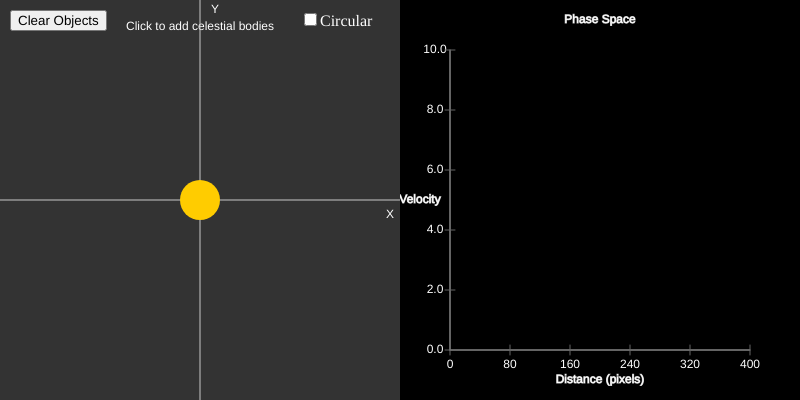
Frame 1 (no input)
Frame 60 (no input): identical to frame 1, image omitted
Frame 120 (the mouse pressed at the canvas centre since frame 60): identical to frame 1, image omitted

The p5.js sketch that drew this single still picture (run headless with seeded random() and noise() and a simulated clock; from frame 60 on, the mouse is pressed at the canvas centre):

// p5.js sketch
// ── sketch.js
let objects = [];
let sun;
let G = 6; // Gravitational constant
let phaseSpace;
let clearButton;        // Declare the button variable
let circularCheckbox;   // Declare the checkbox variable

function setup() {
  createCanvas(800, 400);
  sun = new CelestialBody(
    createVector(width / 4, height / 2),
    createVector(0, 0),
    1000, // Mass of the sun
    40,   // Size of the sun for drawing purposes
    color(255, 204, 0),
    true
  );
  phaseSpace = createGraphics(width / 2, height);

  // Create a clear button
  clearButton = createButton('Clear Objects');
  clearButton.position(10, 10); // Position the button
  clearButton.mousePressed(clearObjects);

  // Create a 'Circular' checkbox
  circularCheckbox = createCheckbox('Circular', false);
  circularCheckbox.position(width / 2 - 100, 10); // Position in the upper right corner of XY plane
  circularCheckbox.style('color', 'white');       // Set text color to white for visibility
}

function draw() {
  background(51);

  // Draw the main simulation on the left
  push();
  translate(0, 0);
  fill(255);
  textAlign(CENTER);
  text('Click to add celestial bodies', width / 4, 30);
  drawXYAxes();
  sun.show();
  for (let obj of objects) {
    obj.applyGravity(sun);
    obj.update();
    obj.show(); // Show in XY plane
  }
  pop();

  // Clear phase space and redraw axes
  phaseSpace.background(0);
  drawPhaseSpaceAxes();

  // Draw phase space trajectories and current positions
  for (let obj of objects) {
    obj.showPhaseSpace();
  }

  // Draw the phase space on the right
  image(phaseSpace, width / 2, 0);
}

function mousePressed() {
  // Avoid clicking on UI elements
  if (mouseX < width / 2 && mouseY > 35) {
    let pos = createVector(mouseX, mouseY);
    let rVector = p5.Vector.sub(pos, sun.position);
    let distance = rVector.mag();

    // Calculate circular orbital speed
    let speedCircular = sqrt((G * sun.mass) / distance);

    let speed, tangent, angleOffset, velocity;

    if (circularCheckbox.checked()) {
      // Create a circular orbit
      speed = speedCircular;
      tangent = rVector.copy().rotate(HALF_PI).normalize();
      velocity = tangent.mult(speed);
    } else {
      // Create an elliptical orbit
      speed = speedCircular * random(0.5, 1.5);
      tangent = rVector.copy().rotate(HALF_PI).normalize();
      angleOffset = random(-PI / 6, PI / 6);
      tangent.rotate(angleOffset);
      velocity = tangent.mult(speed);
    }

    let obj = new CelestialBody(
      pos,
      velocity,
      5,    // Mass of the object
      8,    // Size of the object for drawing purposes
      color(random(100, 255), random(100, 255), random(100, 255)),
      false
    );
    objects.push(obj);
  }
}

class CelestialBody {
  constructor(position, velocity, mass, size, col, isSun) {
    this.position = position.copy();
    this.velocity = velocity.copy();
    this.acceleration = createVector(0, 0);
    this.mass = mass;
    this.size = size;
    this.col = col;
    this.isSun = isSun;
    this.path = [];          // For XY plane trajectory
    this.phasePath = [];     // For phase space trajectory
  }

  applyGravity(other) {
    let force = p5.Vector.sub(other.position, this.position);
    let distanceSq = constrain(force.magSq(), 100, 50000);
    let strength = (G * this.mass * other.mass) / distanceSq;
    force.setMag(strength / this.mass);
    this.acceleration.add(force);
  }

  update() {
    this.velocity.add(this.acceleration);
    this.position.add(this.velocity);
    this.acceleration.mult(0);

    // Record position for path (XY plane)
    this.path.push(this.position.copy());
    if (this.path.length > 200) {
      this.path.splice(0, 1);
    }

    // Calculate and record position for phase space trajectory
    let r = p5.Vector.sub(this.position, sun.position).mag();
    let v = this.velocity.mag();
    let x = map(r, 0, width / 2, 50, phaseSpace.width - 50);
    let y = map(v, 0, 10, phaseSpace.height - 50, 50);

    this.phasePath.push(createVector(x, y));
    if (this.phasePath.length > 200) {
      this.phasePath.splice(0, 1);
    }
  }

  show() {
    // Draw the object in XY plane
    fill(this.col);
    noStroke();
    ellipse(this.position.x, this.position.y, this.size);

    // Draw path in XY plane
    noFill();
    stroke(this.col);
    beginShape();
    for (let pos of this.path) {
      vertex(pos.x, pos.y);
    }
    endShape();
  }

  showPhaseSpace() {
    // Draw the trajectory as a line in phase space
    phaseSpace.stroke(this.col);
    phaseSpace.noFill();
    phaseSpace.beginShape();
    for (let pos of this.phasePath) {
      phaseSpace.vertex(pos.x, pos.y);
    }
    phaseSpace.endShape();

    // Draw the current position as a larger dot
    let currentPos = this.phasePath[this.phasePath.length - 1];
    phaseSpace.fill(this.col);
    phaseSpace.stroke(255); // White border to make it stand out
    phaseSpace.strokeWeight(1);
    phaseSpace.ellipse(currentPos.x, currentPos.y, 8, 8); // Adjust size as needed
  }
}

function drawXYAxes() {
  stroke(200);
  // X-axis
  line(0, height / 2, width / 2, height / 2);
  // Y-axis
  line(width / 4, 0, width / 4, height);
  fill(255);
  noStroke();
  textAlign(CENTER, CENTER);
  text('X', width / 2 - 10, height / 2 + 15);
  text('Y', width / 4 + 15, 10);
}

function drawPhaseSpaceAxes() {
  phaseSpace.push();
  phaseSpace.stroke(200);
  phaseSpace.fill(255);
  phaseSpace.textAlign(CENTER, CENTER);

  // Draw axes
  // X-axis (Distance)
  phaseSpace.line(50, phaseSpace.height - 50, phaseSpace.width - 50, phaseSpace.height - 50);
  // Y-axis (Velocity)
  phaseSpace.line(50, phaseSpace.height - 50, 50, 50);

  // Labels
  phaseSpace.text('Distance (pixels)', phaseSpace.width / 2, phaseSpace.height - 20);
  phaseSpace.text('Velocity', 20, phaseSpace.height / 2);

  // Title
  phaseSpace.text('Phase Space', phaseSpace.width / 2, 20);

  // Ticks and scales
  for (let i = 0; i <= 5; i++) {
    let x = map(i, 0, 5, 50, phaseSpace.width - 50);
    let distanceValue = int(map(i, 0, 5, 0, width / 2));
    phaseSpace.noStroke();
    phaseSpace.text(distanceValue, x, phaseSpace.height - 35);
    phaseSpace.stroke(100);
    phaseSpace.line(x, phaseSpace.height - 55, x, phaseSpace.height - 45);
  }
  for (let i = 0; i <= 5; i++) {
    let y = map(i, 0, 5, phaseSpace.height - 50, 50);
    let velocityValue = nf(map(i, 0, 5, 0, 10), 1, 1);
    phaseSpace.noStroke();
    phaseSpace.text(velocityValue, 35, y);
    phaseSpace.stroke(100);
    phaseSpace.line(45, y, 55, y);
  }
  phaseSpace.pop();
}

function clearObjects() {
  objects = [];

  // No need to clear phase space here; it will be cleared in draw()
}

// ── style.css
body {
  margin: 0;
  background: #111;
  display: flex;
  justify-content: center;
  align-items: center;
  min-height: 100vh;
}

#canvas-container canvas {
  display: block;
}
